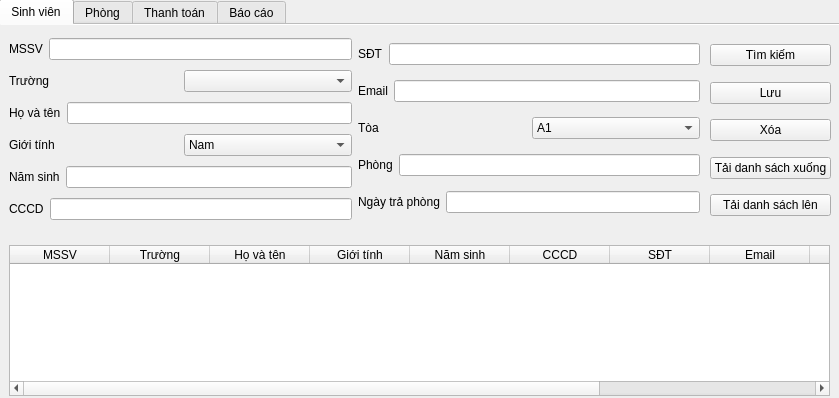
<?xml version="1.0" encoding="UTF-8"?>
<ui version="4.0">
 <class>Form</class>
 <widget class="QWidget" name="Form">
  <property name="geometry">
   <rect>
    <x>0</x>
    <y>0</y>
    <width>839</width>
    <height>398</height>
   </rect>
  </property>
  <property name="windowTitle">
   <string>Form</string>
  </property>
  <widget class="QTabWidget" name="tabWidget">
   <property name="geometry">
    <rect>
     <x>-1</x>
     <y>-1</y>
     <width>841</width>
     <height>401</height>
    </rect>
   </property>
   <property name="currentIndex">
    <number>0</number>
   </property>
   <property name="documentMode">
    <bool>true</bool>
   </property>
   <property name="movable">
    <bool>true</bool>
   </property>
   <widget class="QWidget" name="SinhVien_tab">
    <attribute name="title">
     <string>Sinh viên</string>
    </attribute>
    <widget class="QTableWidget" name="SV_tableWidget">
     <property name="geometry">
      <rect>
       <x>10</x>
       <y>220</y>
       <width>821</width>
       <height>151</height>
      </rect>
     </property>
     <column>
      <property name="text">
       <string>MSSV</string>
      </property>
     </column>
     <column>
      <property name="text">
       <string>Trường</string>
      </property>
     </column>
     <column>
      <property name="text">
       <string>Họ và tên</string>
      </property>
     </column>
     <column>
      <property name="text">
       <string>Giới tính</string>
      </property>
     </column>
     <column>
      <property name="text">
       <string>Năm sinh</string>
      </property>
     </column>
     <column>
      <property name="text">
       <string>CCCD</string>
      </property>
     </column>
     <column>
      <property name="text">
       <string>SĐT</string>
      </property>
     </column>
     <column>
      <property name="text">
       <string>Email</string>
      </property>
     </column>
     <column>
      <property name="text">
       <string>Tòa</string>
      </property>
     </column>
     <column>
      <property name="text">
       <string>Phòng</string>
      </property>
     </column>
     <column>
      <property name="text">
       <string>Ngày trả</string>
      </property>
     </column>
    </widget>
    <widget class="QWidget" name="horizontalLayoutWidget">
     <property name="geometry">
      <rect>
       <x>10</x>
       <y>9</y>
       <width>691</width>
       <height>191</height>
      </rect>
     </property>
     <layout class="QHBoxLayout" name="horizontalLayout">
      <item>
       <layout class="QVBoxLayout" name="verticalLayout_2">
        <item>
         <layout class="QHBoxLayout" name="horizontalLayout_2">
          <item>
           <widget class="QLabel" name="label">
            <property name="text">
             <string>MSSV</string>
            </property>
           </widget>
          </item>
          <item>
           <widget class="QLineEdit" name="MSSV_SV_lineEdit"/>
          </item>
         </layout>
        </item>
        <item>
         <layout class="QHBoxLayout" name="horizontalLayout_6">
          <item>
           <widget class="QLabel" name="label_2">
            <property name="text">
             <string>Trường</string>
            </property>
           </widget>
          </item>
          <item>
           <widget class="QComboBox" name="Truong_SV_comboBox"/>
          </item>
         </layout>
        </item>
        <item>
         <layout class="QHBoxLayout" name="horizontalLayout_7">
          <item>
           <widget class="QLabel" name="label_3">
            <property name="text">
             <string>Họ và tên</string>
            </property>
           </widget>
          </item>
          <item>
           <widget class="QLineEdit" name="Hovaten_SV_lineEdit"/>
          </item>
         </layout>
        </item>
        <item>
         <layout class="QHBoxLayout" name="horizontalLayout_5">
          <item>
           <widget class="QLabel" name="label_4">
            <property name="text">
             <string>Giới tính</string>
            </property>
           </widget>
          </item>
          <item>
           <widget class="QComboBox" name="GioiTinh_SV_comboBox">
            <item>
             <property name="text">
              <string>Nam </string>
             </property>
            </item>
            <item>
             <property name="text">
              <string>Nữ</string>
             </property>
            </item>
            <item>
             <property name="text">
              <string>Không có</string>
             </property>
            </item>
           </widget>
          </item>
         </layout>
        </item>
        <item>
         <layout class="QHBoxLayout" name="horizontalLayout_4">
          <item>
           <widget class="QLabel" name="label_5">
            <property name="text">
             <string>Năm sinh</string>
            </property>
           </widget>
          </item>
          <item>
           <widget class="QLineEdit" name="NamSinh_SV_lineEdit"/>
          </item>
         </layout>
        </item>
        <item>
         <layout class="QHBoxLayout" name="horizontalLayout_3">
          <item>
           <widget class="QLabel" name="label_6">
            <property name="text">
             <string>CCCD</string>
            </property>
           </widget>
          </item>
          <item>
           <widget class="QLineEdit" name="CCCD_SV_lineEdit"/>
          </item>
         </layout>
        </item>
       </layout>
      </item>
      <item>
       <layout class="QVBoxLayout" name="verticalLayout">
        <item>
         <layout class="QHBoxLayout" name="horizontalLayout_9">
          <item>
           <widget class="QLabel" name="label_7">
            <property name="text">
             <string>SĐT</string>
            </property>
           </widget>
          </item>
          <item>
           <widget class="QLineEdit" name="SDT_SV_lineEdit"/>
          </item>
         </layout>
        </item>
        <item>
         <layout class="QHBoxLayout" name="horizontalLayout_13">
          <item>
           <widget class="QLabel" name="label_8">
            <property name="text">
             <string>Email</string>
            </property>
           </widget>
          </item>
          <item>
           <widget class="QLineEdit" name="Email_SV_lineEdit"/>
          </item>
         </layout>
        </item>
        <item>
         <layout class="QHBoxLayout" name="horizontalLayout_12">
          <item>
           <widget class="QLabel" name="label_10">
            <property name="text">
             <string>Tòa</string>
            </property>
           </widget>
          </item>
          <item>
           <widget class="QComboBox" name="Toa_SV_comboBox">
            <item>
             <property name="text">
              <string>A1</string>
             </property>
            </item>
            <item>
             <property name="text">
              <string>Không có</string>
             </property>
            </item>
            <item>
             <property name="text">
              <string>A2</string>
             </property>
            </item>
            <item>
             <property name="text">
              <string>A3</string>
             </property>
            </item>
           </widget>
          </item>
         </layout>
        </item>
        <item>
         <layout class="QHBoxLayout" name="horizontalLayout_11">
          <item>
           <widget class="QLabel" name="label_11">
            <property name="text">
             <string>Phòng</string>
            </property>
           </widget>
          </item>
          <item>
           <widget class="QLineEdit" name="Phong_SV_lineEdit"/>
          </item>
         </layout>
        </item>
        <item>
         <layout class="QHBoxLayout" name="horizontalLayout_10">
          <item>
           <widget class="QLabel" name="label_9">
            <property name="text">
             <string>Ngày trả phòng</string>
            </property>
           </widget>
          </item>
          <item>
           <widget class="QLineEdit" name="NgayTraPhong_SV_lineEdit"/>
          </item>
         </layout>
        </item>
        <item>
         <layout class="QHBoxLayout" name="horizontalLayout_8"/>
        </item>
       </layout>
      </item>
     </layout>
    </widget>
    <widget class="QWidget" name="verticalLayoutWidget_3">
     <property name="geometry">
      <rect>
       <x>711</x>
       <y>10</y>
       <width>121</width>
       <height>191</height>
      </rect>
     </property>
     <layout class="QVBoxLayout" name="verticalLayout_3">
      <item>
       <spacer name="verticalSpacer">
        <property name="orientation">
         <enum>Qt::Vertical</enum>
        </property>
        <property name="sizeHint" stdset="0">
         <size>
          <width>20</width>
          <height>40</height>
         </size>
        </property>
       </spacer>
      </item>
      <item>
       <widget class="QPushButton" name="TimKiem_SV_pushButton">
        <property name="text">
         <string>Tìm kiếm</string>
        </property>
       </widget>
      </item>
      <item>
       <spacer name="verticalSpacer_3">
        <property name="orientation">
         <enum>Qt::Vertical</enum>
        </property>
        <property name="sizeHint" stdset="0">
         <size>
          <width>20</width>
          <height>40</height>
         </size>
        </property>
       </spacer>
      </item>
      <item>
       <widget class="QPushButton" name="Luu_SV_pushButton">
        <property name="text">
         <string>Lưu</string>
        </property>
       </widget>
      </item>
      <item>
       <spacer name="verticalSpacer_4">
        <property name="orientation">
         <enum>Qt::Vertical</enum>
        </property>
        <property name="sizeHint" stdset="0">
         <size>
          <width>20</width>
          <height>40</height>
         </size>
        </property>
       </spacer>
      </item>
      <item>
       <widget class="QPushButton" name="Xoa_SV_pushButton">
        <property name="text">
         <string>Xóa</string>
        </property>
       </widget>
      </item>
      <item>
       <spacer name="verticalSpacer_10">
        <property name="orientation">
         <enum>Qt::Vertical</enum>
        </property>
        <property name="sizeHint" stdset="0">
         <size>
          <width>20</width>
          <height>40</height>
         </size>
        </property>
       </spacer>
      </item>
      <item>
       <widget class="QPushButton" name="TaiXuong_SV_pushButton">
        <property name="text">
         <string>Tải danh sách xuống</string>
        </property>
       </widget>
      </item>
      <item>
       <spacer name="verticalSpacer_11">
        <property name="orientation">
         <enum>Qt::Vertical</enum>
        </property>
        <property name="sizeHint" stdset="0">
         <size>
          <width>20</width>
          <height>40</height>
         </size>
        </property>
       </spacer>
      </item>
      <item>
       <widget class="QPushButton" name="TaiLen_SV_pushButton">
        <property name="text">
         <string>Tải danh sách lên</string>
        </property>
       </widget>
      </item>
      <item>
       <spacer name="verticalSpacer_2">
        <property name="orientation">
         <enum>Qt::Vertical</enum>
        </property>
        <property name="sizeHint" stdset="0">
         <size>
          <width>20</width>
          <height>40</height>
         </size>
        </property>
       </spacer>
      </item>
     </layout>
    </widget>
   </widget>
   <widget class="QWidget" name="Phong_tab">
    <attribute name="title">
     <string>Phòng</string>
    </attribute>
    <widget class="QTableWidget" name="Phong_tableWidget">
     <property name="geometry">
      <rect>
       <x>10</x>
       <y>220</y>
       <width>821</width>
       <height>151</height>
      </rect>
     </property>
     <column>
      <property name="text">
       <string>Tòa</string>
      </property>
     </column>
     <column>
      <property name="text">
       <string>Phòng</string>
      </property>
     </column>
     <column>
      <property name="text">
       <string>Ngày trả</string>
      </property>
     </column>
     <column>
      <property name="text">
       <string>Sức chứa</string>
      </property>
     </column>
     <column>
      <property name="text">
       <string>Quạt</string>
      </property>
     </column>
     <column>
      <property name="text">
       <string>Máy lạnh</string>
      </property>
     </column>
     <column>
      <property name="text">
       <string>Tủ lạnh</string>
      </property>
     </column>
     <column>
      <property name="text">
       <string>Máy giặt</string>
      </property>
     </column>
     <column>
      <property name="text">
       <string>Kệ giày</string>
      </property>
     </column>
     <column>
      <property name="text">
       <string>Giường</string>
      </property>
     </column>
     <column>
      <property name="text">
       <string>Tủ</string>
      </property>
     </column>
     <column>
      <property name="text">
       <string>Đèn</string>
      </property>
     </column>
     <column>
      <property name="text">
       <string>Bàn</string>
      </property>
     </column>
     <column>
      <property name="text">
       <string>Ghế</string>
      </property>
     </column>
    </widget>
    <widget class="QWidget" name="horizontalLayoutWidget_14">
     <property name="geometry">
      <rect>
       <x>10</x>
       <y>10</y>
       <width>691</width>
       <height>191</height>
      </rect>
     </property>
     <layout class="QHBoxLayout" name="horizontalLayout_14">
      <item>
       <layout class="QVBoxLayout" name="verticalLayout_4">
        <item>
         <layout class="QHBoxLayout" name="horizontalLayout_15">
          <item>
           <widget class="QLabel" name="label_12">
            <property name="text">
             <string>Tòa</string>
            </property>
           </widget>
          </item>
          <item>
           <widget class="QComboBox" name="Toa_P_comboBox">
            <item>
             <property name="text">
              <string>A1</string>
             </property>
            </item>
            <item>
             <property name="text">
              <string>Không có</string>
             </property>
            </item>
            <item>
             <property name="text">
              <string>A2</string>
             </property>
            </item>
            <item>
             <property name="text">
              <string>A3</string>
             </property>
            </item>
           </widget>
          </item>
         </layout>
        </item>
        <item>
         <layout class="QHBoxLayout" name="horizontalLayout_16">
          <item>
           <widget class="QLabel" name="label_13">
            <property name="text">
             <string>Phòng</string>
            </property>
           </widget>
          </item>
          <item>
           <widget class="QLineEdit" name="Phong_P_lineEdit"/>
          </item>
         </layout>
        </item>
        <item>
         <layout class="QHBoxLayout" name="horizontalLayout_17">
          <item>
           <widget class="QLabel" name="label_14">
            <property name="text">
             <string>Ngày trả phòng</string>
            </property>
           </widget>
          </item>
          <item>
           <widget class="QLineEdit" name="NgayTraPhong_P_lineEdit"/>
          </item>
         </layout>
        </item>
        <item>
         <layout class="QHBoxLayout" name="horizontalLayout_18">
          <item>
           <widget class="QLabel" name="label_15">
            <property name="text">
             <string>Sức chứa</string>
            </property>
           </widget>
          </item>
          <item>
           <widget class="QLineEdit" name="SucChua_P_lineEdit"/>
          </item>
         </layout>
        </item>
        <item>
         <layout class="QHBoxLayout" name="horizontalLayout_19">
          <item>
           <widget class="QLabel" name="label_16">
            <property name="text">
             <string>Quạt</string>
            </property>
           </widget>
          </item>
          <item>
           <widget class="QLineEdit" name="Quat_P_lineEdit"/>
          </item>
         </layout>
        </item>
        <item>
         <layout class="QHBoxLayout" name="horizontalLayout_20">
          <item>
           <widget class="QLabel" name="label_17">
            <property name="text">
             <string>Máy lạnh</string>
            </property>
           </widget>
          </item>
          <item>
           <widget class="QLineEdit" name="MayLanh_P_lineEdit"/>
          </item>
         </layout>
        </item>
        <item>
         <layout class="QHBoxLayout" name="horizontalLayout_27">
          <item>
           <widget class="QLabel" name="label_24">
            <property name="text">
             <string>Tủ lạnh</string>
            </property>
           </widget>
          </item>
          <item>
           <widget class="QLineEdit" name="TuLanh_P_lineEdit"/>
          </item>
         </layout>
        </item>
       </layout>
      </item>
      <item>
       <layout class="QVBoxLayout" name="verticalLayout_5">
        <item>
         <layout class="QHBoxLayout" name="horizontalLayout_21">
          <item>
           <widget class="QLabel" name="label_18">
            <property name="text">
             <string>Máy giặt</string>
            </property>
           </widget>
          </item>
          <item>
           <widget class="QLineEdit" name="MayGiat_P_lineEdit"/>
          </item>
         </layout>
        </item>
        <item>
         <layout class="QHBoxLayout" name="horizontalLayout_22">
          <item>
           <widget class="QLabel" name="label_19">
            <property name="text">
             <string>Kệ giày</string>
            </property>
           </widget>
          </item>
          <item>
           <widget class="QLineEdit" name="KeGiay_P_lineEdit"/>
          </item>
         </layout>
        </item>
        <item>
         <layout class="QHBoxLayout" name="horizontalLayout_23">
          <item>
           <widget class="QLabel" name="label_20">
            <property name="text">
             <string>Giường</string>
            </property>
           </widget>
          </item>
          <item>
           <widget class="QLineEdit" name="Giuong_P_lineEdit"/>
          </item>
         </layout>
        </item>
        <item>
         <layout class="QHBoxLayout" name="horizontalLayout_24">
          <item>
           <widget class="QLabel" name="label_21">
            <property name="text">
             <string>Tủ</string>
            </property>
           </widget>
          </item>
          <item>
           <widget class="QLineEdit" name="Tu_P_lineEdit"/>
          </item>
         </layout>
        </item>
        <item>
         <layout class="QHBoxLayout" name="horizontalLayout_25">
          <item>
           <widget class="QLabel" name="label_22">
            <property name="text">
             <string>Đèn</string>
            </property>
           </widget>
          </item>
          <item>
           <widget class="QLineEdit" name="Den_P_lineEdit"/>
          </item>
         </layout>
        </item>
        <item>
         <layout class="QHBoxLayout" name="horizontalLayout_26">
          <item>
           <widget class="QLabel" name="label_23">
            <property name="text">
             <string>Bàn</string>
            </property>
           </widget>
          </item>
          <item>
           <widget class="QLineEdit" name="Ban_P_"/>
          </item>
         </layout>
        </item>
        <item>
         <layout class="QHBoxLayout" name="horizontalLayout_28">
          <item>
           <widget class="QLabel" name="label_25">
            <property name="text">
             <string>Ghế</string>
            </property>
           </widget>
          </item>
          <item>
           <widget class="QLineEdit" name="Ghe_P_lineEdit"/>
          </item>
         </layout>
        </item>
       </layout>
      </item>
     </layout>
    </widget>
    <widget class="QWidget" name="verticalLayoutWidget_4">
     <property name="geometry">
      <rect>
       <x>710</x>
       <y>10</y>
       <width>121</width>
       <height>191</height>
      </rect>
     </property>
     <layout class="QVBoxLayout" name="verticalLayout_6">
      <item>
       <spacer name="verticalSpacer_5">
        <property name="orientation">
         <enum>Qt::Vertical</enum>
        </property>
        <property name="sizeHint" stdset="0">
         <size>
          <width>20</width>
          <height>40</height>
         </size>
        </property>
       </spacer>
      </item>
      <item>
       <widget class="QPushButton" name="TimKiem_SV_pushButton_2">
        <property name="text">
         <string>Tìm kiếm</string>
        </property>
       </widget>
      </item>
      <item>
       <spacer name="verticalSpacer_6">
        <property name="orientation">
         <enum>Qt::Vertical</enum>
        </property>
        <property name="sizeHint" stdset="0">
         <size>
          <width>20</width>
          <height>40</height>
         </size>
        </property>
       </spacer>
      </item>
      <item>
       <widget class="QPushButton" name="Luu_SV_pushButton_2">
        <property name="text">
         <string>Lưu</string>
        </property>
       </widget>
      </item>
      <item>
       <spacer name="verticalSpacer_7">
        <property name="orientation">
         <enum>Qt::Vertical</enum>
        </property>
        <property name="sizeHint" stdset="0">
         <size>
          <width>20</width>
          <height>40</height>
         </size>
        </property>
       </spacer>
      </item>
      <item>
       <widget class="QPushButton" name="Xoa_SV_pushButton_2">
        <property name="text">
         <string>Xóa</string>
        </property>
       </widget>
      </item>
      <item>
       <spacer name="verticalSpacer_13">
        <property name="orientation">
         <enum>Qt::Vertical</enum>
        </property>
        <property name="sizeHint" stdset="0">
         <size>
          <width>20</width>
          <height>40</height>
         </size>
        </property>
       </spacer>
      </item>
      <item>
       <widget class="QPushButton" name="pushButton_3">
        <property name="text">
         <string>Tải danh sách xuống</string>
        </property>
       </widget>
      </item>
      <item>
       <spacer name="verticalSpacer_14">
        <property name="orientation">
         <enum>Qt::Vertical</enum>
        </property>
        <property name="sizeHint" stdset="0">
         <size>
          <width>20</width>
          <height>40</height>
         </size>
        </property>
       </spacer>
      </item>
      <item>
       <widget class="QPushButton" name="pushButton_4">
        <property name="text">
         <string>Tải danh sách lên</string>
        </property>
       </widget>
      </item>
      <item>
       <spacer name="verticalSpacer_8">
        <property name="orientation">
         <enum>Qt::Vertical</enum>
        </property>
        <property name="sizeHint" stdset="0">
         <size>
          <width>20</width>
          <height>40</height>
         </size>
        </property>
       </spacer>
      </item>
     </layout>
    </widget>
   </widget>
   <widget class="QWidget" name="ThanhToan_tab">
    <attribute name="title">
     <string>Thanh toán</string>
    </attribute>
    <widget class="QTableWidget" name="ThanhToan_tableWidget">
     <property name="geometry">
      <rect>
       <x>10</x>
       <y>220</y>
       <width>821</width>
       <height>151</height>
      </rect>
     </property>
     <column>
      <property name="text">
       <string>Tháng</string>
      </property>
     </column>
     <column>
      <property name="text">
       <string>Tòa</string>
      </property>
     </column>
     <column>
      <property name="text">
       <string>Phòng</string>
      </property>
     </column>
     <column>
      <property name="text">
       <string>Hóa đơn nước</string>
      </property>
     </column>
     <column>
      <property name="text">
       <string>Hóa đơn điện</string>
      </property>
     </column>
     <column>
      <property name="text">
       <string>Hóa đơn phòng</string>
      </property>
     </column>
     <column>
      <property name="text">
       <string>Đã thanh toán</string>
      </property>
     </column>
     <column>
      <property name="text">
       <string>Còn nợ</string>
      </property>
     </column>
    </widget>
    <widget class="QWidget" name="horizontalLayoutWidget_17">
     <property name="geometry">
      <rect>
       <x>10</x>
       <y>10</y>
       <width>691</width>
       <height>191</height>
      </rect>
     </property>
     <layout class="QHBoxLayout" name="horizontalLayout_29">
      <item>
       <layout class="QVBoxLayout" name="verticalLayout_7">
        <item>
         <layout class="QHBoxLayout" name="horizontalLayout_30">
          <item>
           <widget class="QLabel" name="label_26">
            <property name="text">
             <string>Tháng</string>
            </property>
           </widget>
          </item>
          <item>
           <widget class="QComboBox" name="Thang_TT_comboBox">
            <item>
             <property name="text">
              <string>1</string>
             </property>
            </item>
            <item>
             <property name="text">
              <string>Không có</string>
             </property>
            </item>
            <item>
             <property name="text">
              <string>2</string>
             </property>
            </item>
            <item>
             <property name="text">
              <string>3</string>
             </property>
            </item>
            <item>
             <property name="text">
              <string>4</string>
             </property>
            </item>
            <item>
             <property name="text">
              <string>5</string>
             </property>
            </item>
            <item>
             <property name="text">
              <string>6</string>
             </property>
            </item>
            <item>
             <property name="text">
              <string>7</string>
             </property>
            </item>
            <item>
             <property name="text">
              <string>8</string>
             </property>
            </item>
            <item>
             <property name="text">
              <string>9</string>
             </property>
            </item>
            <item>
             <property name="text">
              <string>10</string>
             </property>
            </item>
            <item>
             <property name="text">
              <string>11</string>
             </property>
            </item>
            <item>
             <property name="text">
              <string>12</string>
             </property>
            </item>
           </widget>
          </item>
         </layout>
        </item>
        <item>
         <layout class="QHBoxLayout" name="horizontalLayout_31">
          <item>
           <widget class="QLabel" name="label_27">
            <property name="text">
             <string>Tòa</string>
            </property>
           </widget>
          </item>
          <item>
           <widget class="QComboBox" name="Toa_TT_comboBox">
            <item>
             <property name="text">
              <string>A1</string>
             </property>
            </item>
            <item>
             <property name="text">
              <string>Không có</string>
             </property>
            </item>
            <item>
             <property name="text">
              <string>A2</string>
             </property>
            </item>
            <item>
             <property name="text">
              <string>A3</string>
             </property>
            </item>
           </widget>
          </item>
         </layout>
        </item>
        <item>
         <layout class="QHBoxLayout" name="horizontalLayout_32">
          <item>
           <widget class="QLabel" name="label_28">
            <property name="text">
             <string>Phòng</string>
            </property>
           </widget>
          </item>
          <item>
           <widget class="QLineEdit" name="Phong_TT_lineEdit"/>
          </item>
         </layout>
        </item>
       </layout>
      </item>
      <item>
       <layout class="QVBoxLayout" name="verticalLayout_8">
        <item>
         <layout class="QHBoxLayout" name="horizontalLayout_41">
          <item>
           <widget class="QLabel" name="label_37">
            <property name="text">
             <string>MSHĐ Điện</string>
            </property>
           </widget>
          </item>
          <item>
           <widget class="QLineEdit" name="MSHDDien_TT_lineEdit"/>
          </item>
         </layout>
        </item>
        <item>
         <layout class="QHBoxLayout" name="horizontalLayout_42">
          <item>
           <widget class="QLabel" name="label_38">
            <property name="text">
             <string>MSHĐ Nước</string>
            </property>
           </widget>
          </item>
          <item>
           <widget class="QLineEdit" name="MSHDNuoc_TT_lineEdit"/>
          </item>
         </layout>
        </item>
        <item>
         <layout class="QHBoxLayout" name="horizontalLayout_43">
          <item>
           <widget class="QLabel" name="label_39">
            <property name="text">
             <string>MSHĐ Phòng</string>
            </property>
           </widget>
          </item>
          <item>
           <widget class="QLineEdit" name="MSHDPhong_TT_lineEdit"/>
          </item>
         </layout>
        </item>
       </layout>
      </item>
     </layout>
    </widget>
    <widget class="QWidget" name="verticalLayoutWidget_5">
     <property name="geometry">
      <rect>
       <x>710</x>
       <y>10</y>
       <width>121</width>
       <height>191</height>
      </rect>
     </property>
     <layout class="QVBoxLayout" name="verticalLayout_9">
      <item>
       <spacer name="verticalSpacer_9">
        <property name="orientation">
         <enum>Qt::Vertical</enum>
        </property>
        <property name="sizeHint" stdset="0">
         <size>
          <width>20</width>
          <height>40</height>
         </size>
        </property>
       </spacer>
      </item>
      <item>
       <widget class="QPushButton" name="TimKiem_SV_pushButton_3">
        <property name="text">
         <string>Tìm kiếm</string>
        </property>
       </widget>
      </item>
      <item>
       <spacer name="verticalSpacer_12">
        <property name="orientation">
         <enum>Qt::Vertical</enum>
        </property>
        <property name="sizeHint" stdset="0">
         <size>
          <width>20</width>
          <height>40</height>
         </size>
        </property>
       </spacer>
      </item>
      <item>
       <widget class="QPushButton" name="Luu_SV_pushButton_3">
        <property name="text">
         <string>Lưu</string>
        </property>
       </widget>
      </item>
      <item>
       <spacer name="verticalSpacer_15">
        <property name="orientation">
         <enum>Qt::Vertical</enum>
        </property>
        <property name="sizeHint" stdset="0">
         <size>
          <width>20</width>
          <height>40</height>
         </size>
        </property>
       </spacer>
      </item>
      <item>
       <widget class="QPushButton" name="Xoa_SV_pushButton_3">
        <property name="text">
         <string>Xóa</string>
        </property>
       </widget>
      </item>
      <item>
       <spacer name="verticalSpacer_16">
        <property name="orientation">
         <enum>Qt::Vertical</enum>
        </property>
        <property name="sizeHint" stdset="0">
         <size>
          <width>20</width>
          <height>40</height>
         </size>
        </property>
       </spacer>
      </item>
      <item>
       <widget class="QPushButton" name="pushButton_5">
        <property name="text">
         <string>Tải danh sách xuống</string>
        </property>
       </widget>
      </item>
      <item>
       <spacer name="verticalSpacer_17">
        <property name="orientation">
         <enum>Qt::Vertical</enum>
        </property>
        <property name="sizeHint" stdset="0">
         <size>
          <width>20</width>
          <height>40</height>
         </size>
        </property>
       </spacer>
      </item>
      <item>
       <widget class="QPushButton" name="pushButton_6">
        <property name="text">
         <string>Tải danh sách lên</string>
        </property>
       </widget>
      </item>
      <item>
       <spacer name="verticalSpacer_18">
        <property name="orientation">
         <enum>Qt::Vertical</enum>
        </property>
        <property name="sizeHint" stdset="0">
         <size>
          <width>20</width>
          <height>40</height>
         </size>
        </property>
       </spacer>
      </item>
     </layout>
    </widget>
   </widget>
   <widget class="QWidget" name="BaoCao_tab">
    <attribute name="title">
     <string>Báo cáo</string>
    </attribute>
    <widget class="QTableWidget" name="BaoCao_tableWidget">
     <property name="geometry">
      <rect>
       <x>10</x>
       <y>220</y>
       <width>821</width>
       <height>151</height>
      </rect>
     </property>
     <column>
      <property name="text">
       <string>Tháng</string>
      </property>
     </column>
     <column>
      <property name="text">
       <string>Tòa</string>
      </property>
     </column>
     <column>
      <property name="text">
       <string>Giới tính</string>
      </property>
     </column>
     <column>
      <property name="text">
       <string>Tổng Sinh viên</string>
      </property>
     </column>
     <column>
      <property name="text">
       <string>Tổng Phòng</string>
      </property>
     </column>
     <column>
      <property name="text">
       <string>Phòng loại 2</string>
      </property>
     </column>
     <column>
      <property name="text">
       <string>Phòng loại 4</string>
      </property>
     </column>
     <column>
      <property name="text">
       <string>Phòng loại 6</string>
      </property>
     </column>
     <column>
      <property name="text">
       <string>Phòng loại 8</string>
      </property>
     </column>
    </widget>
    <widget class="QWidget" name="horizontalLayoutWidget_18">
     <property name="geometry">
      <rect>
       <x>10</x>
       <y>10</y>
       <width>821</width>
       <height>111</height>
      </rect>
     </property>
     <layout class="QHBoxLayout" name="horizontalLayout_33">
      <item>
       <layout class="QVBoxLayout" name="verticalLayout_10">
        <item>
         <layout class="QHBoxLayout" name="horizontalLayout_34">
          <item>
           <widget class="QLabel" name="label_29">
            <property name="text">
             <string>Tháng</string>
            </property>
           </widget>
          </item>
          <item>
           <widget class="QComboBox" name="Thang_BC_comboBox">
            <item>
             <property name="text">
              <string>1</string>
             </property>
            </item>
            <item>
             <property name="text">
              <string>Không có</string>
             </property>
            </item>
            <item>
             <property name="text">
              <string>2</string>
             </property>
            </item>
            <item>
             <property name="text">
              <string>3</string>
             </property>
            </item>
            <item>
             <property name="text">
              <string>4</string>
             </property>
            </item>
            <item>
             <property name="text">
              <string>5</string>
             </property>
            </item>
            <item>
             <property name="text">
              <string>6</string>
             </property>
            </item>
            <item>
             <property name="text">
              <string>7</string>
             </property>
            </item>
            <item>
             <property name="text">
              <string>8</string>
             </property>
            </item>
            <item>
             <property name="text">
              <string>9</string>
             </property>
            </item>
            <item>
             <property name="text">
              <string>10</string>
             </property>
            </item>
            <item>
             <property name="text">
              <string>11</string>
             </property>
            </item>
            <item>
             <property name="text">
              <string>12</string>
             </property>
            </item>
           </widget>
          </item>
         </layout>
        </item>
       </layout>
      </item>
      <item>
       <layout class="QHBoxLayout" name="horizontalLayout_36">
        <item>
         <widget class="QLabel" name="label_30">
          <property name="text">
           <string>Tòa</string>
          </property>
         </widget>
        </item>
        <item>
         <widget class="QComboBox" name="Toa_BC_comboBox">
          <item>
           <property name="text">
            <string>A1</string>
           </property>
          </item>
          <item>
           <property name="text">
            <string>Không có</string>
           </property>
          </item>
          <item>
           <property name="text">
            <string>A2</string>
           </property>
          </item>
          <item>
           <property name="text">
            <string>A3</string>
           </property>
          </item>
         </widget>
        </item>
       </layout>
      </item>
      <item>
       <layout class="QVBoxLayout" name="verticalLayout_11">
        <item>
         <layout class="QHBoxLayout" name="horizontalLayout_44">
          <item>
           <widget class="QLabel" name="label_31">
            <property name="text">
             <string>Giới tính</string>
            </property>
           </widget>
          </item>
          <item>
           <widget class="QComboBox" name="GioiTinh_BC_comboBox">
            <item>
             <property name="text">
              <string>Nam</string>
             </property>
            </item>
            <item>
             <property name="text">
              <string>Không có</string>
             </property>
            </item>
            <item>
             <property name="text">
              <string>Nữ</string>
             </property>
            </item>
           </widget>
          </item>
         </layout>
        </item>
       </layout>
      </item>
     </layout>
    </widget>
    <widget class="QPushButton" name="TimKiem_BC_pushButton">
     <property name="geometry">
      <rect>
       <x>250</x>
       <y>150</y>
       <width>71</width>
       <height>31</height>
      </rect>
     </property>
     <property name="text">
      <string>Tìm kiếm</string>
     </property>
    </widget>
    <widget class="QPushButton" name="pushButton_7">
     <property name="geometry">
      <rect>
       <x>450</x>
       <y>150</y>
       <width>71</width>
       <height>31</height>
      </rect>
     </property>
     <property name="text">
      <string>Tải xuống</string>
     </property>
    </widget>
   </widget>
  </widget>
 </widget>
 <resources/>
 <connections/>
</ui>
